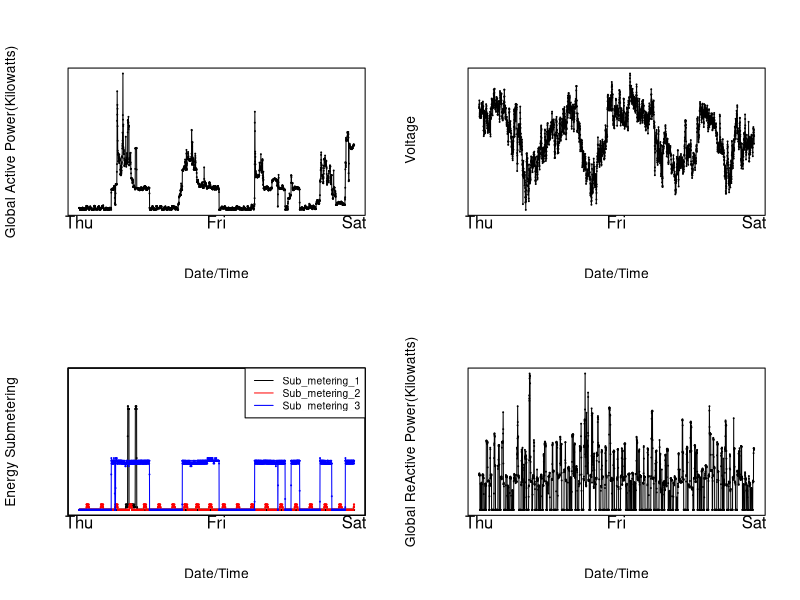

Recreate this plot in R.
mydata<-read.csv("mydata.csv")
head(mydata)


l=length(mydata$Global_active_power)

par(mfrow=c(2, 2))
#p1
plot(mydata$Global_active_power, xlab = "Date/Time", ylab = "Global Active Power(Kilowatts)", axes=FALSE, frame.plot=TRUE,pch=20, cex=0.2)
lines(mydata$Global_active_power )

mtext("Thu", side = 1, at=c(1) , outer = F   )
mtext("Fri", side = 1, at=c(l/2), outer = F   )
mtext("Sat", side = 1, at=c(l), outer = F   )

#p2

plot(mydata$Voltage, xlab = "Date/Time", ylab = " Voltage", axes=FALSE, frame.plot=TRUE,pch=20, cex=0.2)
lines(mydata$Voltage )

mtext("Thu", side = 1, at=c(1) , outer = F   )
mtext("Fri", side = 1, at=c(l/2), outer = F   )
mtext("Sat", side = 1, at=c(l), outer = F   )

#p3

plot(mydata$Sub_metering_1, col = "black", xlab = "Date/Time", ylab = "Energy Submetering", axes=FALSE, frame.plot=TRUE,pch=20, cex=0.2, ylim = c(0,50))
lines(mydata$Sub_metering_1,  col = "black")
par(new=TRUE)
plot(mydata$Sub_metering_2, col = "red", xlab = " ", ylab = " ", axes=FALSE, frame.plot=TRUE,pch=20, cex=0.2, ylim = c(0,50))
lines(mydata$Sub_metering_2,  col = "red")
par(new=TRUE)
plot(mydata$Sub_metering_3, col = "blue", xlab = " ", ylab = " ", axes=FALSE, frame.plot=TRUE,pch=20, cex=0.2, ylim = c(0,50))
lines(mydata$Sub_metering_3,  col = "blue")
legend( "topright", legend = c("Sub_metering_1","Sub_metering_2","Sub_metering_3"),col = c("black","red","blue"),lty=c(1,1,1),cex=0.75)


mtext("Thu", side = 1, at=c(1) , outer = F   )
mtext("Fri", side = 1, at=c(l/2), outer = F   )
mtext("Sat", side = 1, at=c(l), outer = F   )


#p4

plot(mydata$Global_reactive_power, xlab = "Date/Time", ylab = "Global ReActive Power(Kilowatts)", axes=FALSE, frame.plot=TRUE,pch=20, cex=0.2)
lines(mydata$Global_reactive_power )

mtext("Thu", side = 1, at=c(1) , outer = F   )
mtext("Fri", side = 1, at=c(l/2), outer = F   )
mtext("Sat", side = 1, at=c(l), outer = F   )

dev.copy(png, file = "Plot4.png",width = 480, height = 480, units = "px")  
dev.off() 


############################################################################




